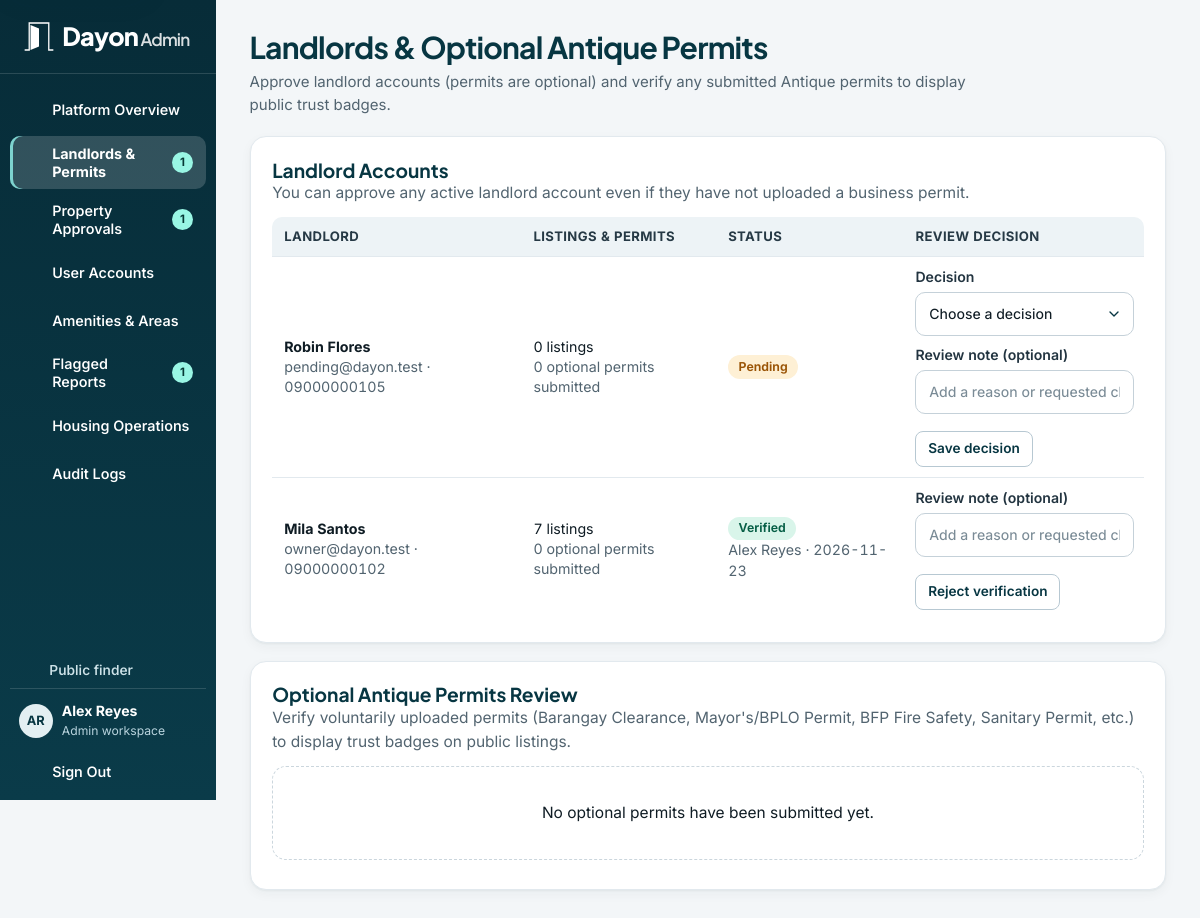
Page /admin/verifications.php (signed in) on the committed database.
### tables this page shows
CREATE TABLE users (
    user_id BIGINT UNSIGNED AUTO_INCREMENT PRIMARY KEY,
    role_id TINYINT UNSIGNED NOT NULL,
    email VARCHAR(150) NOT NULL UNIQUE,
    password_hash VARCHAR(255) NOT NULL,
    first_name VARCHAR(80) NOT NULL,
    last_name VARCHAR(80) NOT NULL,
    phone_number VARCHAR(20) NOT NULL,
    account_status ENUM('active', 'suspended', 'pending') NOT NULL DEFAULT 'active',
    created_at TIMESTAMP NOT NULL DEFAULT CURRENT_TIMESTAMP,
    updated_at TIMESTAMP NOT NULL DEFAULT CURRENT_TIMESTAMP ON UPDATE CURRENT_TIMESTAMP,
    CONSTRAINT fk_users_role FOREIGN KEY (role_id) REFERENCES roles(role_id)
);

CREATE TABLE roles (
    role_id TINYINT UNSIGNED AUTO_INCREMENT PRIMARY KEY,
    role_name VARCHAR(30) NOT NULL UNIQUE
);

CREATE TABLE landlord_profiles (
    landlord_id BIGINT UNSIGNED PRIMARY KEY,
    government_id_path VARCHAR(255) NOT NULL DEFAULT '',
    business_permit_path VARCHAR(255) NULL,
    verification_status ENUM('pending', 'verified', 'rejected') NOT NULL DEFAULT 'pending',
    verified_by BIGINT UNSIGNED NULL,
    verified_at TIMESTAMP NULL,
    CONSTRAINT fk_landlord_user FOREIGN KEY (landlord_id) REFERENCES users(user_id) ON DELETE CASCADE,
    CONSTRAINT fk_landlord_verifier FOREIGN KEY (verified_by) REFERENCES users(user_id) ON DELETE SET NULL
);

### includes/bootstrap.php (called while the page is built, shortened)
<?php
require_once __DIR__ . '/../config/db.php';
require_once __DIR__ . '/helpers.php';
try {
    if (!empty($_SESSION['user_id'])) {
        $user = row(
            "SELECT u.user_id, u.email, u.first_name, u.last_name, u.phone_number, u.account_status,
                    r.role_name, CONCAT(u.first_name, ' ', u.last_name) AS full_name
             FROM users u JOIN roles r USING (role_id)
             WHERE u.user_id = ? AND u.account_status = 'active'",
            [$_SESSION['user_id']]
        );
    }
} catch (PDOException $exception) {
    error_log($exception->getMessage());
    abort_request(503, 'Dayon could not connect to the database. Check that MySQL is running and import database/dayon_db.sql.');
}

### admin/verifications.php (the view, shortened to what this page needs)
<?php
require __DIR__ . '/../includes/bootstrap.php';
require __DIR__ . '/_forms.php';
$accounts = rows("SELECT lp.*, u.email, u.first_name, u.last_name, u.phone_number, u.account_status, u.created_at,
        CONCAT(v.first_name, ' ', v.last_name) AS reviewer,
        (SELECT COUNT(*) FROM properties p WHERE p.landlord_id = lp.landlord_id) AS property_count,
        (SELECT COUNT(*) FROM landlord_permits pm WHERE pm.landlord_id = lp.landlord_id) AS permit_count
    FROM landlord_profiles lp JOIN users u ON u.user_id = lp.landlord_id
    LEFT JOIN users v ON v.user_id = lp.verified_by
    ORDER BY lp.verification_status = 'pending' DESC, u.created_at DESC, lp.landlord_id DESC");
$permits = rows("SELECT pm.*, CONCAT(u.first_name, ' ', u.last_name) AS landlord_name, u.email, p.property_name,
        CONCAT(v.first_name, ' ', v.last_name) AS reviewer
    FROM landlord_permits pm
    JOIN users u ON u.user_id = pm.landlord_id
    LEFT JOIN properties p ON p.property_id = pm.property_id
    LEFT JOIN users v ON v.user_id = pm.verified_by
    ORDER BY FIELD(pm.verification_status, 'submitted', 'verified', 'rejected'), pm.created_at DESC, pm.permit_id DESC");
$pageTitle = 'Landlords & Optional Antique Permits';
$pageDescription = 'Approve landlord accounts (permits are optional) and verify any submitted Antique permits to display public trust badges.';
require __DIR__ . '/../includes/portal_header.php';
?>
<section class="panel">
    <div class="panel-head">
        <div>
            <h2>Landlord Accounts</h2>
            <p class="muted">You can approve any active landlord account even if they have not uploaded a business permit.</p>
        </div>
    </div>
    <?php if ($accounts === []): ?>
        <p class="empty-state">No landlord accounts have been registered yet.</p>
    <?php else: ?>
        <div class="table-wrap"><table>
            <thead><tr><th scope="col">Landlord</th><th scope="col">Listings &amp; Permits</th><th scope="col">Status</th><th scope="col">Review Decision</th></tr></thead>
            <tbody>
                <?php foreach ($accounts as $account): ?>
                    <?php
                    $choices = [];
                    if ($account['account_status'] === 'active' && $account['verification_status'] !== 'verified') {
                        $choices['verified'] = 'Approve landlord';
                    }
                    if ($account['verification_status'] !== 'rejected') {
                        $choices['rejected'] = 'Reject verification';
                    }
                    ?>
                    <tr>
                        <td>
                            <strong><?= e($account['first_name'] . ' ' . $account['last_name']) ?></strong>
                            <br><span class="muted"><?= e($account['email']) ?> · <?= e($account['phone_number']) ?></span>
                        </td>
                        <td>
                            <?= (int) $account['property_count'] ?> <?= (int) $account['property_count'] === 1 ? 'listing' : 'listings' ?><br>
                            <span class="muted"><?= (int) $account['permit_count'] ?> optional <?= (int) $account['permit_count'] === 1 ? 'permit' : 'permits' ?> submitted</span>
                        </td>
                        <td>
                            <span class="badge <?= e($account['verification_status']) ?>"><?= e(admin_status_label($account['verification_status'])) ?></span>
                            <?php if ($account['reviewer']): ?><br><span class="muted"><?= e($account['reviewer']) ?> · <?= e(substr((string) $account['verified_at'], 0, 10)) ?></span><?php endif; ?>
                        </td>
                        <td><?php admin_status_form('verification', (int) $account['landlord_id'], $choices, true); ?></td>
                    </tr>
                <?php endforeach; ?>
            </tbody>
        </table></div>
    <?php endif; ?>
</section>
<section class="panel" id="permits-review">
    <div class="panel-head">
        <div>
            <h2>Optional Antique Permits Review</h2>
            <p class="muted">Verify voluntarily uploaded permits (Barangay Clearance, Mayor's/BPLO Permit, BFP Fire Safety, Sanitary Permit, etc.) to display trust badges on public listings.</p>
        </div>
    </div>
    <?php if ($permits === []): ?>
        <p class="empty-state">No optional permits have been submitted yet.</p>
    <?php endif; ?>
</section>
<?php require __DIR__ . '/../includes/portal_footer.php'; ?>

### includes/portal_header.php (shortened to what this page needs)
<?php
$portalRole = $user['role_name'];
$navBadges = [];
if ($portalRole === 'admin') {
    $navBadges['admin/verifications.php'] = (int) scalar("SELECT (SELECT COUNT(*) FROM landlord_profiles WHERE verification_status = 'pending') + (SELECT COUNT(*) FROM landlord_permits WHERE verification_status = 'submitted')");
    $navBadges['admin/properties.php'] = (int) scalar("SELECT COUNT(*) FROM properties WHERE approval_status = 'pending'");
    $navBadges['admin/reports.php'] = (int) scalar("SELECT COUNT(*) FROM reports WHERE status IN ('open', 'reviewed')");
} elseif ($portalRole === 'landlord') {
    $navBadges['landlord/reservations.php'] = (int) scalar("SELECT COUNT(*) FROM reservations q JOIN rooms r ON r.room_id = q.room_id JOIN properties p ON p.property_id = r.property_id WHERE p.landlord_id = ? AND q.status = 'pending'", [$user['user_id']]);
} elseif ($portalRole === 'student') {
    $navBadges['student/bookmarks.php'] = student_bookmark_count($user);
}
$menus = [
    'student' => [
        ['student/dashboard.php', 'Overview', 'home'],
        ['index.php#listings', 'Find Housing', 'search'],
        ['student/bookmarks.php', 'Bookmarked Houses', 'bookmark'],
        ['student/reservations.php', 'My Requests', 'calendar'],
        ['student/dashboard.php#active-lease', 'Active Lease', 'file'],
        ['student/billing.php', 'Rent & Receipts', 'wallet'],
        ['student/maintenance.php', 'Maintenance', 'tool'],
        ['student/profile.php', 'My Profile', 'user'],
    ],
    'landlord' => [
        ['landlord/dashboard.php', 'Dashboard', 'grid'],
        ['landlord/properties.php', 'Properties & Photos', 'building'],
        ['landlord/rooms.php', 'Rooms & Occupancy', 'bed'],
        ['landlord/reservations.php', 'Visit & Bed Requests', 'calendar'],
        ['landlord/leases.php', 'Tenant Leases', 'users'],
        ['landlord/billing.php', 'Billing & Utilities', 'wallet'],
        ['landlord/maintenance.php', 'Maintenance & Notices', 'tool'],
        ['landlord/verification.php', 'Permits & Trust', 'shield'],
    ],
    'admin' => [
        ['admin/dashboard.php', 'Platform Overview', 'grid'],
        ['admin/verifications.php', 'Landlords & Permits', 'shield'],
        ['admin/properties.php', 'Property Approvals', 'building'],
        ['admin/users.php', 'User Accounts', 'users'],
        ['admin/catalogs.php', 'Amenities & Areas', 'layers'],
        ['admin/reports.php', 'Flagged Reports', 'report'],
        ['admin/operations.php', 'Housing Operations', 'bed'],
        ['admin/audit_logs.php', 'Audit Logs', 'file'],
    ],
];
$portalRoute = $portalRole . '/' . basename($_SERVER['SCRIPT_NAME']);
$portalLease = $portalRole === 'student' ? ($lease ?? active_lease((int) $user['user_id'])) : null;
$studentLeaseRoutes = ['student/dashboard.php#active-lease', 'student/billing.php', 'student/maintenance.php'];
$portalLinks = $portalRole === 'student' && !$portalLease
    ? array_filter($menus[$portalRole], static fn (array $link): bool => !in_array($link[0], $studentLeaseRoutes, true))
    : $menus[$portalRole];
require __DIR__ . '/document_head.php';
?>
<body class="portal-body portal-<?= e($portalRole) ?>">
<div class="portal-layout">
    <aside class="portal-sidebar" aria-label="<?= e(ucfirst($portalRole)) ?> workspace">
        <div class="portal-brand"><?php require __DIR__ . '/brand.php'; ?></div>
        <details class="portal-navigation navigation-disclosure" data-navigation="860" open>
            <div class="portal-navigation-content">
                <nav class="portal-menu" aria-label="Workspace pages">
                    <?php foreach ($portalLinks as [$route, $label, $glyph]):
                        $count = $navBadges[$route] ?? 0;
                    ?>
                        <a href="<?= e(url($route)) ?>"<?= $portalRoute === $route ? ' aria-current="page"' : '' ?>><?= icon($glyph) ?><span><?= e($label) ?></span>
                            <?php if ($count > 0): ?><span class="menu-count"><?= $count ?></span><?php endif; ?>
                        </a>
                    <?php endforeach; ?>
                </nav>
                <div class="portal-sidebar-bottom">
                    <?php if ($portalRole !== 'student'): ?>
                        <a class="portal-public-link" href="<?= e(url()) ?>"><?= icon('arrow-left') ?> Public finder</a>
                    <?php endif; ?>
                    <div class="portal-identity">
                        <span class="avatar" aria-hidden="true"><?= e(user_initials($user)) ?></span>
                        <div><strong><?= e($user['full_name']) ?></strong><span><?= e(ucfirst($portalRole)) ?> workspace</span></div>
                    </div>
                    <form method="post" action="<?= e(url('actions/auth_logout.php')) ?>" class="portal-logout">
                        <button type="submit"><?= icon('logout') ?> Sign Out</button>
                    </form>
                </div>
            </div>
        </details>
    </aside>
    <main id="main" class="portal-main">
        <header class="portal-page-heading<?= !empty($pageHeaderClass) ? ' ' . e($pageHeaderClass) : '' ?>">
            <div>
                <h1><?= e($pageTitle) ?></h1>
                <?php if (!empty($pageDescription)): ?><p><?= e($pageDescription) ?></p><?php endif; ?>
            </div>
        </header>

### admin/_forms.php (shortened to what this page needs)
<?php
function admin_status_form(string $operation, int $id, array $choices, bool $withNote = false, string $search = ''): void
{
    ?>
    <form method="post" action="<?= e(url('actions/admin_action.php')) ?>" class="decision-form">
        <?php if (count($choices) === 1): ?>
            <input type="hidden" name="status" value="<?= e(array_key_first($choices)) ?>">
        <?php else: ?>
            <label class="form-field">Decision
                <select name="status" required>
                    <option value="">Choose a decision</option>
                </select>
            </label>
        <?php endif; ?>
        <?php if ($withNote): ?>
            <label class="form-field">Review note (optional)
                <input type="text" name="note" maxlength="500" placeholder="Add a reason or requested change">
            </label>
        <?php endif; ?>
        <button class="button secondary small" type="submit"<?= $operation === 'user' && isset($choices['suspended']) ? ' data-confirm="Suspend this account? The user will lose access until you reactivate it."' : '' ?>><?= e(count($choices) === 1 ? reset($choices) : 'Save decision') ?></button>
    </form>
    <?php
}
function admin_status_label(string $status): string
{
    return ucfirst(str_replace('_', ' ', $status));
}

### rows in the picture
users: user_initials($user) "AR", role.role_name "Admin"
landlord_profiles: landlord_id.last_name "Robin Flores", landlord_id.email "pending@dayon.test", landlord_id.phone_number "09000000105", property_count "0", permit_count "0", verification_status "Pending", choices "Save decision"
landlord_profiles: landlord_id.last_name "Mila Santos", landlord_id.email "owner@dayon.test", landlord_id.phone_number "09000000102", property_count "7", permit_count "0", verification_status "Verified", reviewer "Alex Reyes", verified_at "2026-11-23", choices "Reject verification"

### other values in the picture
$label "Platform Overview"
$label "Landlords & Permits"
$count "1"
$label "Property Approvals"
$label "User Accounts"
$label "Amenities & Areas"
$label "Flagged Reports"
$label "Housing Operations"
$label "Audit Logs"
$user['full_name'] "Alex Reyes"
$pageTitle "Landlords & Optional Antique Permits"
$pageDescription "Approve landlord accounts (permits are optional) and verify any submitted Antique permits to display public trust badges."
